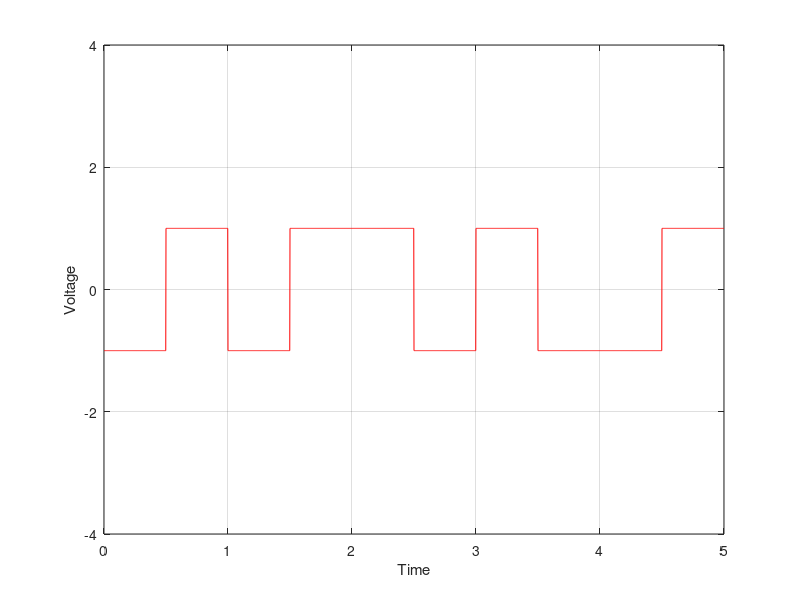

Here is the MATLAB script that generated this plot:
clc;
close all;
clear;

bitstream = [1 1 0 0 1];
L = length(bitstream);


n = 500;
nhalf=n/2;
dt = 1/n;
x = 0:dt:L;

y = ones(1, length(x));

for i=0 : L-1
    if(bitstream(i+1)==1)   
        y((i*n+1):(i*n+nhalf))=-1;
     else
        y((i*n+nhalf+1):(i+1)*n)=-1;
        
    end    
end

plot(x, y, 'r');
axis([0 x(end) -4 4]);
grid on;

xlabel('Time');
ylabel('Voltage');

size=length(y);
len=floor(size/L);
decode=zeros(1,L);

for i=0:L-1
  if(y(i*len+1)==-1)
    decode(i+1)=1;
  end
end
disp(decode);


